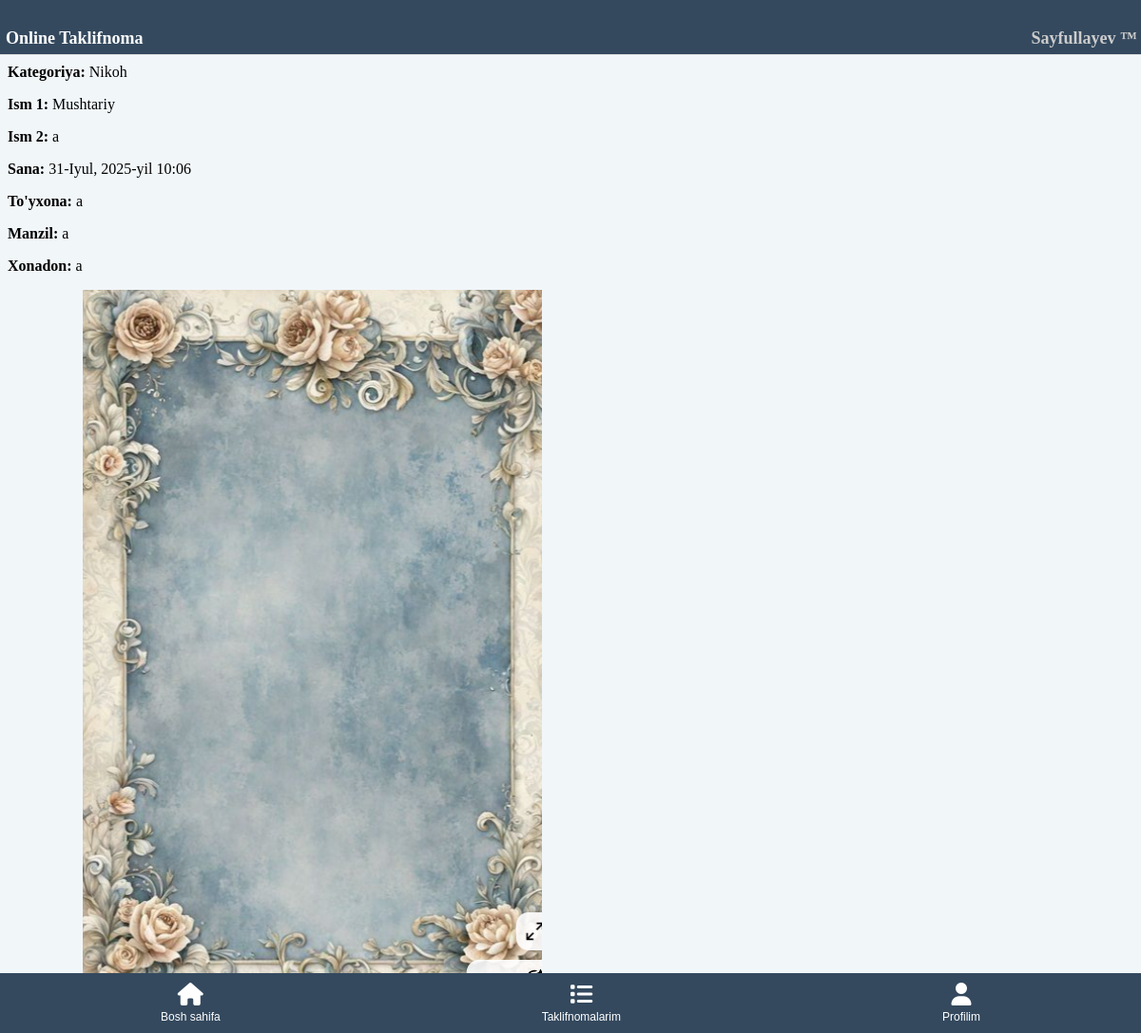
Page /invitation/1/ (signed in) on the committed database.
### app/models.py (models this page shows, shortened)
class TelegramUser(models.Model):
    username = models.CharField(max_length=150)
    first_name = models.CharField(max_length=150, null=True, blank=True)
    last_name = models.CharField(max_length=150, null=True, blank=True)
    telegram_id = models.CharField(max_length=150, null=True, blank=True)
    profile_photo = models.ImageField(upload_to='profiles', null=True, blank=True)
    user = models.ForeignKey(User, on_delete=models.CASCADE, blank=True, null=True)
    class Meta:
        verbose_name = 'Telegram Foydalanuvchi'
        verbose_name_plural = 'Telegram Foydalanuvchilar'

class Invitation(models.Model):
    user = models.ForeignKey(TelegramUser, on_delete=models.CASCADE)
    category = models.ForeignKey(Category, on_delete=models.CASCADE)
    background = models.ForeignKey(BackgroundImage, on_delete=models.SET_NULL, null=True)
    name_1 = models.CharField(max_length=100)
    name_2 = models.CharField(max_length=100, blank=True)
    date = models.DateTimeField()
    wedding_hall = models.CharField(max_length=100)
    address = models.CharField(max_length=255)
    apartment = models.CharField(max_length=100, null=True, blank=True)
    unique_url = models.CharField(max_length=100, unique=True)
    class Meta:
        verbose_name = 'Taklifnoma'
        verbose_name_plural = 'Taklifnomalar'

class Category(models.Model):
    name = models.CharField(max_length=100, unique=True)
    category_image = models.ImageField(upload_to='categories', null=True, blank=True)
    class Meta:
        verbose_name = 'Kategoriya'
        verbose_name_plural = 'Kategoriyalar'

class BackgroundImage(models.Model):
    name = models.CharField(max_length=100)
    image = models.ImageField(upload_to='backgrounds')
    class Meta:
        verbose_name = 'Fon rasmi'
        verbose_name_plural = 'Fon rasmlari'

### app/views.py (the view)
# urls.py: path('invitation/<int:invitation_id>/', views.invitation_detail, name='invitation_detail'),
@login_required
def invitation_detail(request, invitation_id):
    telegram_user = TelegramUser.objects.get(user=request.user)
    invitation = get_object_or_404(Invitation, id=invitation_id, user__user=request.user)
    return render(request, 'invitation_detail.html', {'invitation': invitation,'telegram_user': telegram_user})

### templates/invitation_detail.html (shortened to what this page needs)
{% extends 'base.html' %}
{% block content %}
<div class="container">
    <h2>Taklifnoma batafsil</h2>
    <div class="card">
        <div class="card-body">
            <p><strong>Kategoriya:</strong> {{ invitation.category.name }}</p>
            <p><strong>Ism 1:</strong> {{ invitation.name_1 }}</p>
            {% if invitation.name_2 %}
            <p><strong>Ism 2:</strong> {{ invitation.name_2 }}</p>
            {% endif %}
            <p><strong>Sana:</strong> {{ invitation.date }}</p>
            <p><strong>To'yxona:</strong> {{ invitation.wedding_hall }}</p>
            <p><strong>Manzil:</strong> {{ invitation.address }}</p>
            {% if invitation.apartment %}
            <p><strong>Xonadon:</strong> {{ invitation.apartment }}</p>
            {% endif %}
            <p>
                <strong>Fon rasmi:</strong>
                <img src="{{ invitation.background.image.url }}" class="background-image" alt="{{ invitation.background.name }}">
            </p>
        </div>
    </div>
    <a href="{% url 'my_invitations' %}" class="btn btn-primary mt-3">Orqaga</a>
</div>
{% endblock %}

### templates/base.html (shortened to what this page needs)
<!DOCTYPE html>
<html lang="en">
  <head>
    <link
      href="https://unpkg.com/boxicons@2.1.4/css/boxicons.min.css"
      rel="stylesheet"
    />
    <link
      rel="stylesheet"
      href="https://cdnjs.cloudflare.com/ajax/libs/font-awesome/6.6.0/css/all.min.css"
    />
  </head>
  <body>
    <header class="header">
      <div class="head" style="justify-content: space-between; padding: 5px;">
        <div>
          <h4>
            Online <span>Taklifnoma</span>
          </h4>
        </div>
        <div class="end">
          {% if telegram_user %}
          <h4 style="color: #ccc;"> {{ telegram_user.first_name }}</h4>
          {% endif %}
        </div>
      </div>
    </header>
    <footer class="footer">
      <div class="mobile-footer">
        {% if user.is_authenticated %}
        <a onclick="changeStyle('home')"class="{% if request.path == '/'  %}active{% endif %}"   id="home" href="{% url 'index' %}">
          <i class="fas fa-home"></i>
          <br />
          Bosh sahifa
        </a>
        <a onclick="changeStyle('posts')" class="{% if '/my_invitations/' in request.path %}active{% endif %}"  id="posts" href="{% url 'my_invitations' %}">
          <i class="fas fa-list"></i>
          <br />
          Taklifnomalarim
        </a>
        <a onclick="changeStyle('msg')" class="{% if '/profile/' in request.path %}active{% endif %}"  id="msg" href="{% url 'profile' %}">
          <i class="fas fa-user"></i>
          <br />
          Profilim
        </a>
        {% else %}
        <a href="https://t.me/taklifnoma_online_bot">
          <i class="fab fa-telegram"></i>
          <br/>
          taklifnoma yaratish
        </a>
        {% endif %}
      </div>
    </footer>
    {% block content %}
    {% endblock content %}
  </body>
</html>

### templates/invitation_detail.html (style rules this page uses)
body { background-color: #f1f6f9; }

### templates/base.html (style rules this page uses)
.header { background-color: #34495e; border-bottom: 1px solid #e0e0e0; padding: 1px; height: 55px; width: 100%; position: fixed; top: 0; left: 0; z-index: 1000; }
.header h4 { font-size: 18px; color: white; font-family: 'Cormorant', serif; }
.header h4 span { color: white; }
.header .end { display: flex; align-items: center; gap: 2px; color: white; }
.head { display: flex; }
.footer { background-color: #34495e; width: 100%; position: fixed; top: 0; left: 0; z-index: 1000; }
.mobile-footer { display: flex; justify-content: space-around; align-items: center; background-color: #34495e; padding: 10px 0; position: fixed; bottom: 0; width: 100%; z-index: 1000; }
.mobile-footer a { text-align: center; color: #fff; text-decoration: none; font-size: 12px; font-family: 'Gilroy', sans-serif; }
.mobile-footer a i { font-size: 24px; margin-bottom: 5px; transition: color 0.3s; }

### rows in the picture
TelegramUser: first_name "Sayfullayev ™"
Invitation: category.name "Nikoh", name_1 "Mushtariy", name_2 "a", date "31-Iyul, 2025-yil 10:06", wedding_hall "a", address "a", apartment "a", background.image (picture)
